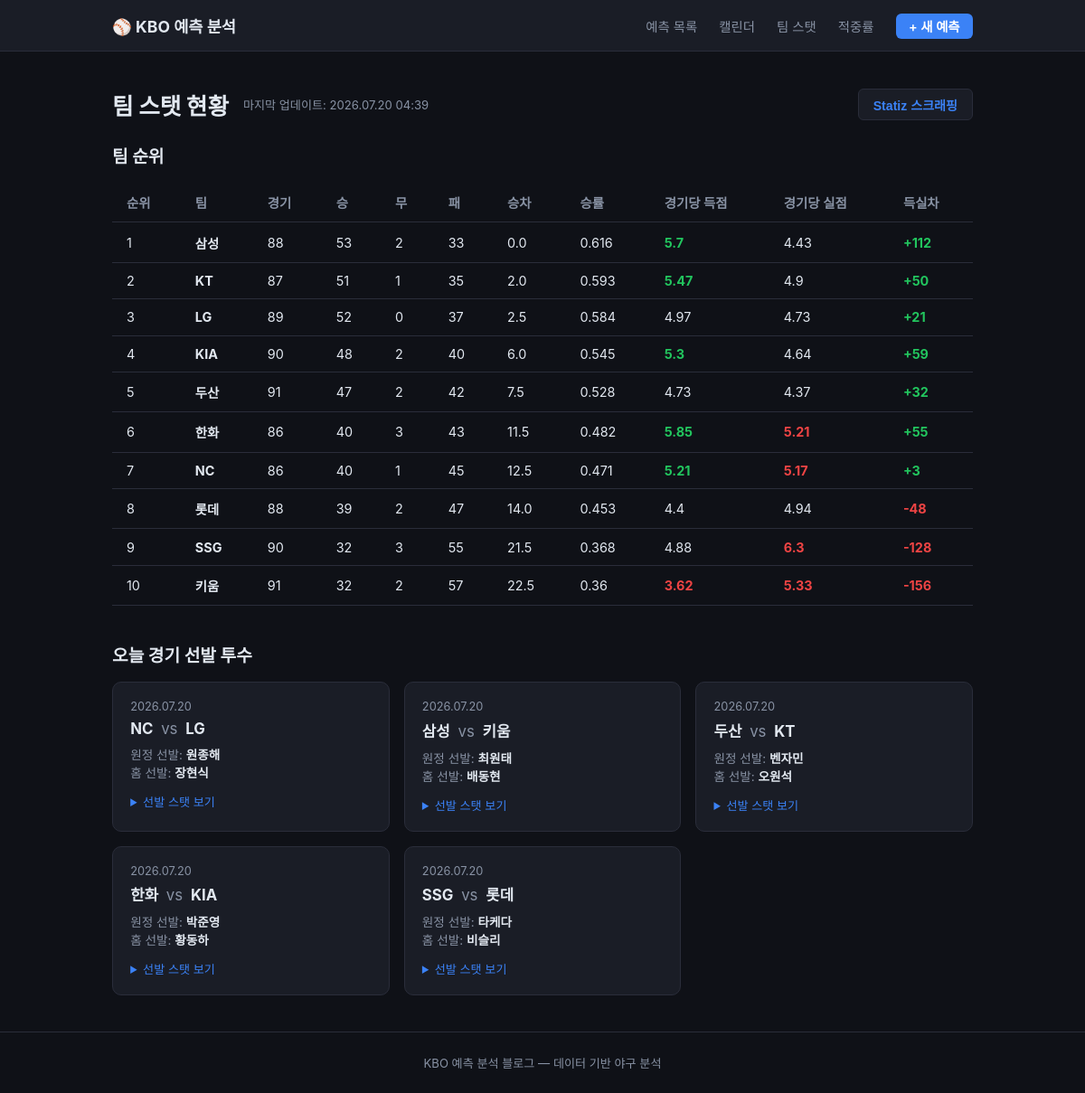
The page /teams on the database its author committed.
### app/models.py (models this page shows, shortened)
class TeamStat(db.Model):
    id = db.Column(db.Integer, primary_key=True)
    scraped_at = db.Column(db.DateTime, default=datetime.utcnow, nullable=False)
    team = db.Column(db.String(20), nullable=False)
    team_code = db.Column(db.String(10))
    rank = db.Column(db.Integer)
    games = db.Column(db.Integer)
    wins = db.Column(db.Integer)
    draws = db.Column(db.Integer)
    losses = db.Column(db.Integer)
    gb = db.Column(db.Float)
    win_pct = db.Column(db.Float)
    runs_scored = db.Column(db.Integer)
    runs_allowed = db.Column(db.Integer)
    last10 = db.Column(db.String(20))
    streak = db.Column(db.String(10))
    home_record = db.Column(db.String(20))
    away_record = db.Column(db.String(20))
    __table_args__ = (
        Index("ix_team_stat_scraped_at",   "scraped_at"),
        Index("ix_team_stat_scraped_rank", "scraped_at", "rank"),
    )
    @property
    def run_diff(self):
        return (self.runs_scored or 0) - (self.runs_allowed or 0)
    @property
    def runs_per_game(self):
        return round(self.runs_scored / self.games, 2) if self.games else 0
    @property
    def runs_allowed_per_game(self):
        return round(self.runs_allowed / self.games, 2) if self.games else 0

class TodayGame(db.Model):
    id = db.Column(db.Integer, primary_key=True)
    scraped_at = db.Column(db.DateTime, default=datetime.utcnow, nullable=False)
    game_date = db.Column(db.Date, nullable=False)
    away_team = db.Column(db.String(20))
    home_team = db.Column(db.String(20))
    away_pitcher = db.Column(db.String(30))
    home_pitcher = db.Column(db.String(30))
    stats_json = db.Column(db.Text)
    __table_args__ = (
        Index("ix_today_game_date",     "game_date"),
        Index("ix_today_game_date_scr", "game_date", "scraped_at"),
    )
    @property
    def stats(self):
        return json.loads(self.stats_json) if self.stats_json else {}

### app/routes.py (the view)
@main.route("/teams")
def teams():
    latest = TeamStat.query.order_by(TeamStat.scraped_at.desc()).first()
    standings = []
    scraped_at = None
    if latest:
        scraped_at = latest.scraped_at
        standings = (
            TeamStat.query
            .filter_by(scraped_at=latest.scraped_at)
            .order_by(TeamStat.rank)
            .all()
        )
    today_games = (
        TodayGame.query
        .filter_by(game_date=date.today())
        .order_by(TodayGame.scraped_at.desc())
        .all()
    )
    seen = set()
    unique_games = []
    for g in today_games:
        key = (g.away_team, g.home_team)
        if key not in seen:
            seen.add(key)
            unique_games.append(g)
    return render_template(
        "teams.html",
        standings=standings,
        scraped_at=scraped_at,
        today_games=unique_games,
    )

### app/templates/teams.html (shortened to what this page needs)
{% extends "base.html" %}
{% block content %}
<div class="teams-header">
  <h1>팀 스탯 현황</h1>
  {% if scraped_at %}
  <span class="scraped-at">마지막 업데이트: {{ scraped_at.strftime('%Y.%m.%d %H:%M') }}</span>
  {% endif %}
  <button id="btn-scrape" class="btn-scrape">Statiz 스크래핑</button>
</div>
{% if standings %}
<section>
  <h2>팀 순위</h2>
  <table class="stats-table">
    <thead>
      <tr>
        <th>순위</th><th>팀</th><th>경기</th><th>승</th><th>무</th><th>패</th>
        <th>승차</th><th>승률</th><th>경기당 득점</th><th>경기당 실점</th><th>득실차</th>
      </tr>
    </thead>
    <tbody>
      {% for t in standings %}
      <tr>
        <td>{{ t.rank }}</td>
        <td><strong>{{ t.team }}</strong></td>
        <td>{{ t.games }}</td>
        <td>{{ t.wins }}</td>
        <td>{{ t.draws }}</td>
        <td>{{ t.losses }}</td>
        <td>{{ t.gb }}</td>
        <td>{{ t.win_pct }}</td>
        <td class="{{ 'correct' if t.runs_per_game >= 5.0 else ('wrong' if t.runs_per_game < 4.0 else '') }}">{{ t.runs_per_game }}</td>
        <td class="{{ 'wrong' if t.runs_allowed_per_game >= 5.0 else ('correct' if t.runs_allowed_per_game < 4.0 else '') }}">{{ t.runs_allowed_per_game }}</td>
        <td class="{{ 'correct' if t.run_diff > 0 else 'wrong' }}">{{ '%+d' % t.run_diff }}</td>
      </tr>
      {% endfor %}
    </tbody>
  </table>
</section>
{% else %}
<p class="empty">아직 스크래핑된 데이터가 없습니다. 오른쪽 위 버튼을 눌러 데이터를 가져오세요.</p>
{% endif %}
{% if today_games %}
<section style="margin-top: 2.5rem;">
  <h2>오늘 경기 선발 투수</h2>
  <div class="card-grid">
    {% for g in today_games %}
    <div class="card" style="cursor:default;">
      <div class="card-date">{{ g.game_date.strftime('%Y.%m.%d') }}</div>
      <div class="card-matchup">{{ g.away_team }} <span class="vs">vs</span> {{ g.home_team }}</div>
      <div style="font-size:.85rem; margin-top:.5rem;">
        <div style="color:var(--text-muted);">원정 선발: <strong style="color:var(--text);">{{ g.away_pitcher or '미정' }}</strong></div>
        <div style="color:var(--text-muted);">홈 선발: <strong style="color:var(--text);">{{ g.home_pitcher or '미정' }}</strong></div>
      </div>
      {% set s = g.stats %}
      {% if s.get('away') or s.get('home') %}
      <details style="margin-top:.8rem; font-size:.82rem;">
        <summary style="cursor:pointer; color:var(--accent);">선발 스탯 보기</summary>
      </details>
      {% endif %}
    </div>
    {% endfor %}
  </div>
</section>
{% endif %}
{% endblock %}

### app/static/css/style.css (style rules this page uses)
:root { --bg: #0f1117; --surface: #1a1d26; --border: #2a2d3a; --accent: #3b82f6; --accent-soft: #1d3a6e; --text: #e2e8f0; --text-muted: #8892a4; --correct: #22c55e; --wrong: #ef4444; --pending: #f59e0b; --samsung: #074CA1; --samsung-soft: #0a3272; --samsung-glow: rgba(7,76,161,0.25); }
* { box-sizing: border-box; margin: 0; padding: 0; }
body { font-family: 'Pretendard', -apple-system, BlinkMacSystemFont, 'Segoe UI', sans-serif; background: var(--bg); color: var(--text); min-height: 100vh; display: flex; flex-direction: column; }
.card-grid { display: grid; grid-template-columns: repeat(auto-fill, minmax(280px, 1fr)); gap: 1rem; }
.card { display: block; background: var(--surface); border: 1px solid var(--border); border-radius: 10px; padding: 1.2rem; text-decoration: none; color: var(--text); transition: border-color .15s, transform .1s; }
.card-date { font-size: .8rem; color: var(--text-muted); margin-bottom: .4rem; }
.card-matchup { font-size: 1.05rem; font-weight: 700; margin-bottom: .4rem; }
.vs { color: var(--text-muted); font-weight: 400; margin: 0 .3rem; }
h1 { font-size: 1.6rem; font-weight: 800; margin-bottom: 1.5rem; }
h2 { font-size: 1.2rem; font-weight: 700; margin-bottom: 1rem; }
.stats-table { width: 100%; border-collapse: collapse; font-size: .9rem; }
.stats-table th, .stats-table td { padding: .7rem 1rem; border-bottom: 1px solid var(--border); text-align: left; }
.stats-table th { color: var(--text-muted); font-weight: 600; }
.stats-table td.correct { color: var(--correct); font-weight: 700; }
.stats-table td.wrong { color: var(--wrong); font-weight: 700; }
.teams-header { display: flex; align-items: center; gap: 1rem; margin-bottom: 1.5rem; flex-wrap: wrap; }
.teams-header h1 { margin-bottom: 0; }
.scraped-at { font-size: .82rem; color: var(--text-muted); }
.btn-scrape { margin-left: auto; background: var(--surface); border: 1px solid var(--border); color: var(--accent); border-radius: 6px; padding: .4rem 1rem; cursor: pointer; font-size: .88rem; font-weight: 600; }

### rows shown on the page
TeamStat: strftime "2026.07.20 04:39", rank "1", team "삼성", games "88", wins "53", draws "2", losses "33", gb "0.0", win_pct "0.616", runs_per_game "5.7", runs_allowed_per_game "4.43", run_diff "+112"
TeamStat: rank "2", team "KT", games "87", wins "51", draws "1", losses "35", gb "2.0", win_pct "0.593", runs_per_game "5.47", runs_allowed_per_game "4.9", run_diff "+50"
TeamStat: rank "3", team "LG", games "89", wins "52", draws "0", losses "37", gb "2.5", win_pct "0.584", runs_per_game "4.97", runs_allowed_per_game "4.73", run_diff "+21"
TeamStat: rank "4", team "KIA", games "90", wins "48", draws "2", losses "40", gb "6.0", win_pct "0.545", runs_per_game "5.3", runs_allowed_per_game "4.64", run_diff "+59"
TeamStat: rank "5", team "두산", games "91", wins "47", draws "2", losses "42", gb "7.5", win_pct "0.528", runs_per_game "4.73", runs_allowed_per_game "4.37", run_diff "+32"
TeamStat: rank "6", team "한화", games "86", wins "40", draws "3", losses "43", gb "11.5", win_pct "0.482", runs_per_game "5.85", runs_allowed_per_game "5.21", run_diff "+55"
TeamStat: rank "7", team "NC", games "86", wins "40", draws "1", losses "45", gb "12.5", win_pct "0.471", runs_per_game "5.21", runs_allowed_per_game "5.17", run_diff "+3"
TeamStat: rank "8", team "롯데", games "88", wins "39", draws "2", losses "47", gb "14.0", win_pct "0.453", runs_per_game "4.4", runs_allowed_per_game "4.94", run_diff "-48"
TeamStat: rank "9", team "SSG", games "90", wins "32", draws "3", losses "55", gb "21.5", win_pct "0.368", runs_per_game "4.88", runs_allowed_per_game "6.3", run_diff "-128"
TeamStat: rank "10", team "키움", games "91", wins "32", draws "2", losses "57", gb "22.5", win_pct "0.36", runs_per_game "3.62", runs_allowed_per_game "5.33", run_diff "-156"
TodayGame: game_date "2026.07.20", away_team "NC", home_team "LG", away_pitcher "원종해", home_pitcher "장현식"
TodayGame: game_date "2026.07.20", away_team "삼성", home_team "키움", away_pitcher "최원태", home_pitcher "배동현"
TodayGame: game_date "2026.07.20", away_team "두산", home_team "KT", away_pitcher "벤자민", home_pitcher "오원석"
TodayGame: game_date "2026.07.20", away_team "한화", home_team "KIA", away_pitcher "박준영", home_pitcher "황동하"
TodayGame: game_date "2026.07.20", away_team "SSG", home_team "롯데", away_pitcher "타케다", home_pitcher "비슬리"
